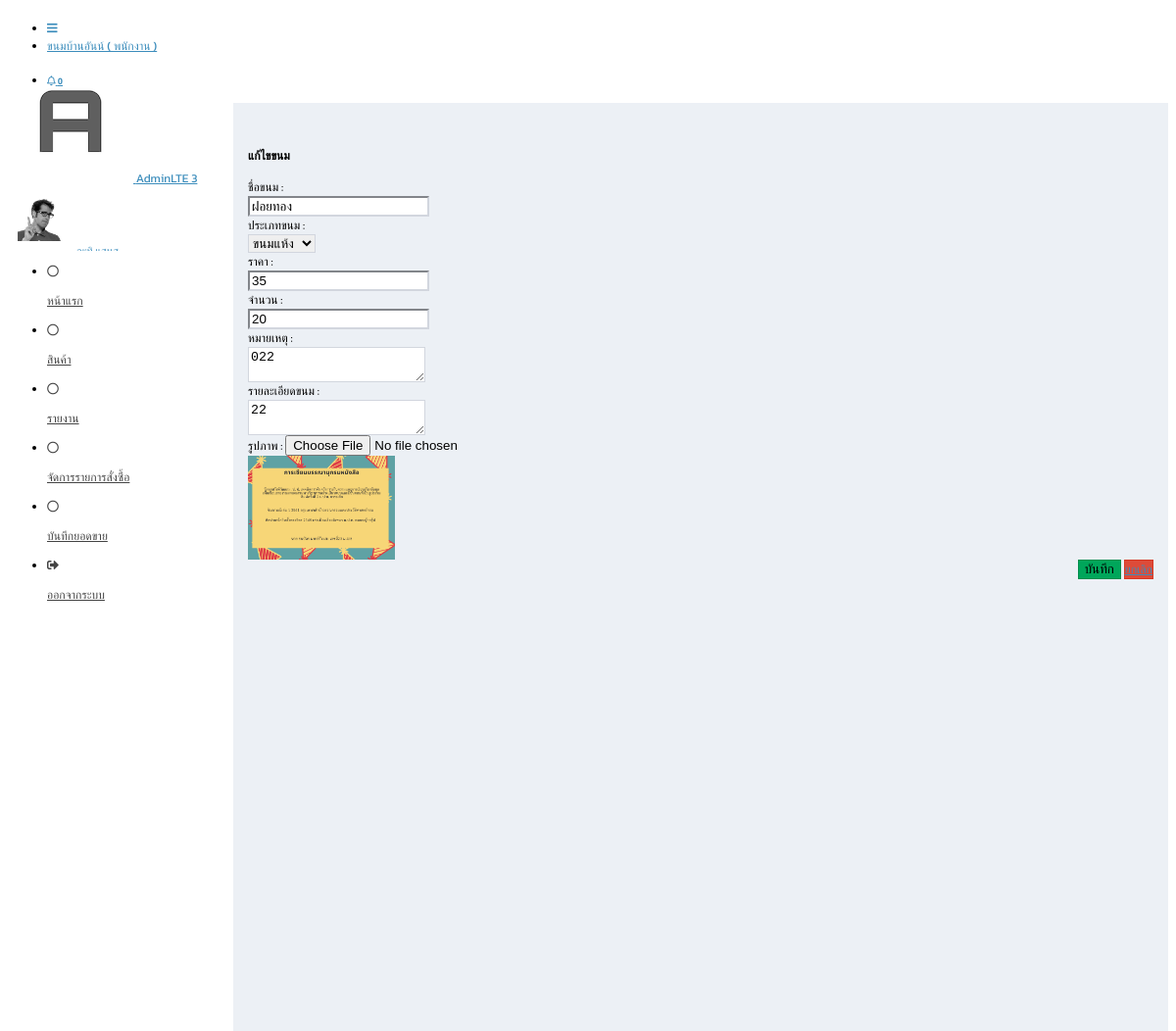
The app's page /employee/product.php?act=edit&p_id=30 (signed in) with its own data.
### tables this page shows
CREATE TABLE `tbl_product` (
  `p_id` int(11) NOT NULL,
  `type_id` int(11) NOT NULL,
  `product_name` varchar(100) NOT NULL,
  `product_detail` text NOT NULL,
  `price_product` int(20) NOT NULL,
  `product_qty` int(20) NOT NULL,
  `note` varchar(100) NOT NULL,
  `img` varchar(100) NOT NULL,
  `date` timestamp NOT NULL DEFAULT current_timestamp()
);

CREATE TABLE `tbl_type` (
  `type_id` int(11) NOT NULL,
  `type_name` varchar(100) NOT NULL,
  `date` timestamp NOT NULL DEFAULT current_timestamp()
);

### employee/product_edit.php (the view, shortened to what this page needs)
<?php
include('condb.php');
$p_id = $_GET['p_id'];
$query1 = "SELECT p.*,t.* FROM tbl_product as p
INNER JOIN tbl_type  as t ON p.type_id=t.type_id
WHERE p_id='$p_id'
ORDER BY p.p_id DESC";
$result1 = mysqli_query($conn, $query1);
$row= mysqli_fetch_array($result1);
?>
<div class="col-md-12">
    <form name="add" action="product_editdb.php" method="POST" enctype="multipart/form-data"
        class="form-horizontal">
        <div class="form-group">
            <div class="col-sm-12" align="left">
                <h4 class="text-center"> แก้ไขขนม </h4>
            </div>
        </div>
        <div class="form-group">
            <div class="col-sm-2" align=""> ชื่อขนม :</div>
            <div class="col-sm-12" align="left">
                <input name="product_name" type="text" required class="form-control"  value="<?php echo $row['product_name']; ?>"/>
            </div>
        </div>
        <div class="form-group">
            <div class="col-sm-2" align=""> ประเภทขนม :</div>
            <div class="col-sm-12" align="left">
                <select name="type_id" class="form-control" required>
                     <option value="<?php echo $row["type_id"];?>"><?php echo $row["type_name"];?></option>
                </select>
            </div>
        </div>
        <div class="form-group">
            <div class="col-sm-2" align=""> ราคา :</div>
            <div class="col-sm-12" align="left">
                <input name="price_product" type="text" required class="form-control" id="m_name" placeholder="" value="<?php echo $row['price_product']; ?>" />
            </div>
        </div>
        <div class="form-group">
            <div class="col-sm-3" align=""> จำนวน : </div>
            <div class="col-sm-12" align="left">
                <input name="product_qty" type="text" class="form-control" id="m_email" required placeholder="" value="<?php echo $row['product_qty']; ?>" />
            </div>
        </div>
        <div class="form-group">
            <div class="col-sm-2" align=""> หมายเหตุ : </div>
            <div class="col-sm-12" align="left">
                <textarea name="note" class="form-control" id="m_address" required ><?php echo $row['note']; ?></textarea>
            </div>
        </div>
        <div class="form-group">
            <div class="col-sm-2" align=""> รายละเอียดขนม : </div>
            <div class="col-sm-12" align="left">
                <textarea name="product_detail" class="form-control" id="m_address" required ><?php echo $row['product_detail']; ?></textarea>
            </div>
        </div>
        <div class="form-group">
            <div class="col-sm-12">
                รูปภาพ :
                <input type="file" name="img" id="card_img" class="form-control" /><br>
                <img src="../img/<?php echo $row['img']; ?>" width="150px" alt="">
            </div>
        </div>
        <div class="form-group">
            <div class="col-sm-12" align="right">
                <button type="submit" class="btn btn-success btn-flat" id="btn"><span class="glyphicon glyphicon-saved"></span>
                    บันทึก
                </button> <a href="product.php" type="button" class="btn btn-danger btn-flat" id="btn"> ยกเลิก </a>
            </div>
        </div>
    </form>
</div>

### employee/head.php (style rules this page uses)
body { font-family: 'Kanit', sans-serif; }

### records on screen
tbl_product: product_name "ฝอยทอง", type_id "ขนมแห้ง", price_product "35", product_qty "20", note "022", product_detail "22", img (picture)

### other values on screen
$count_w "0"
